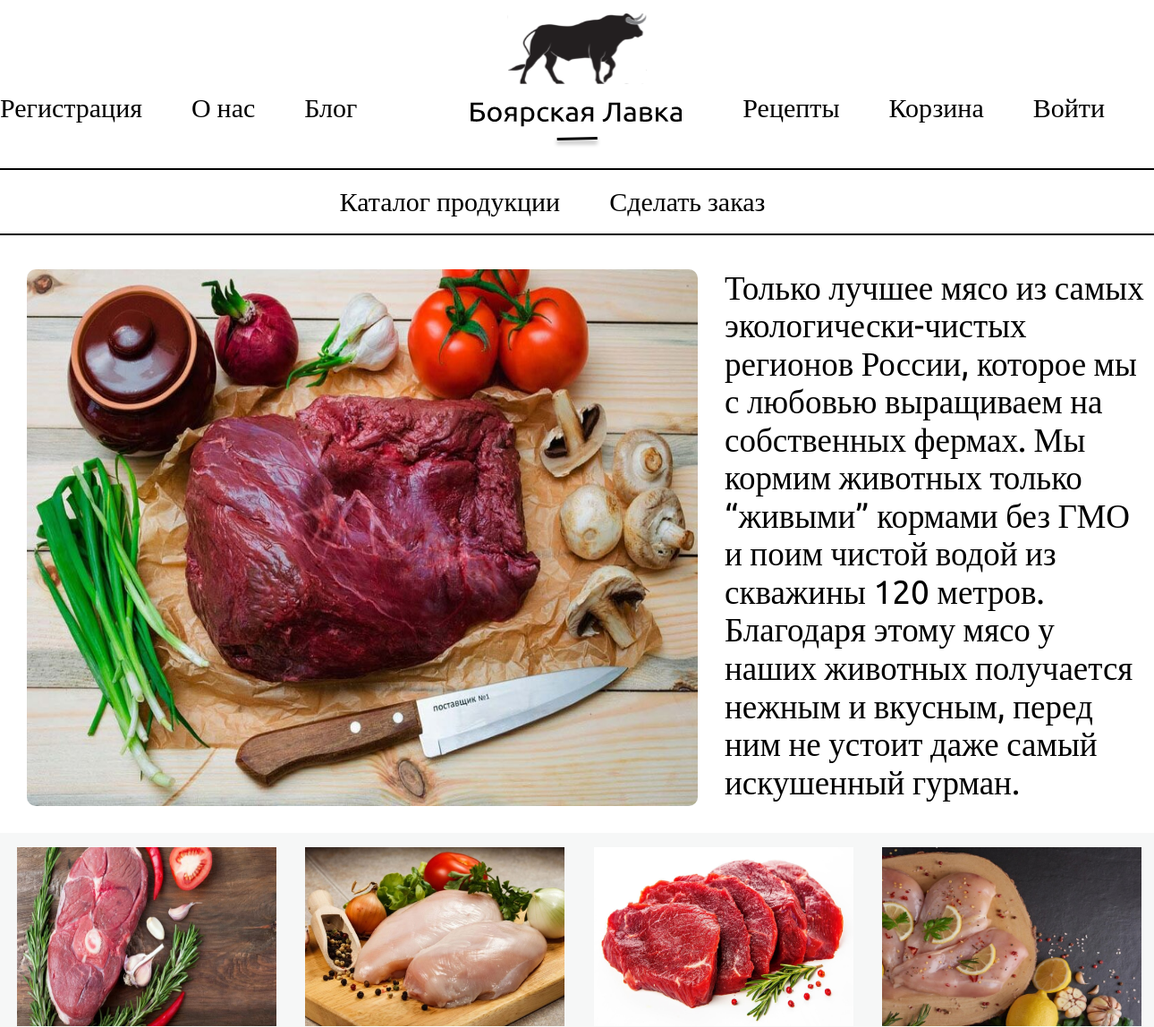
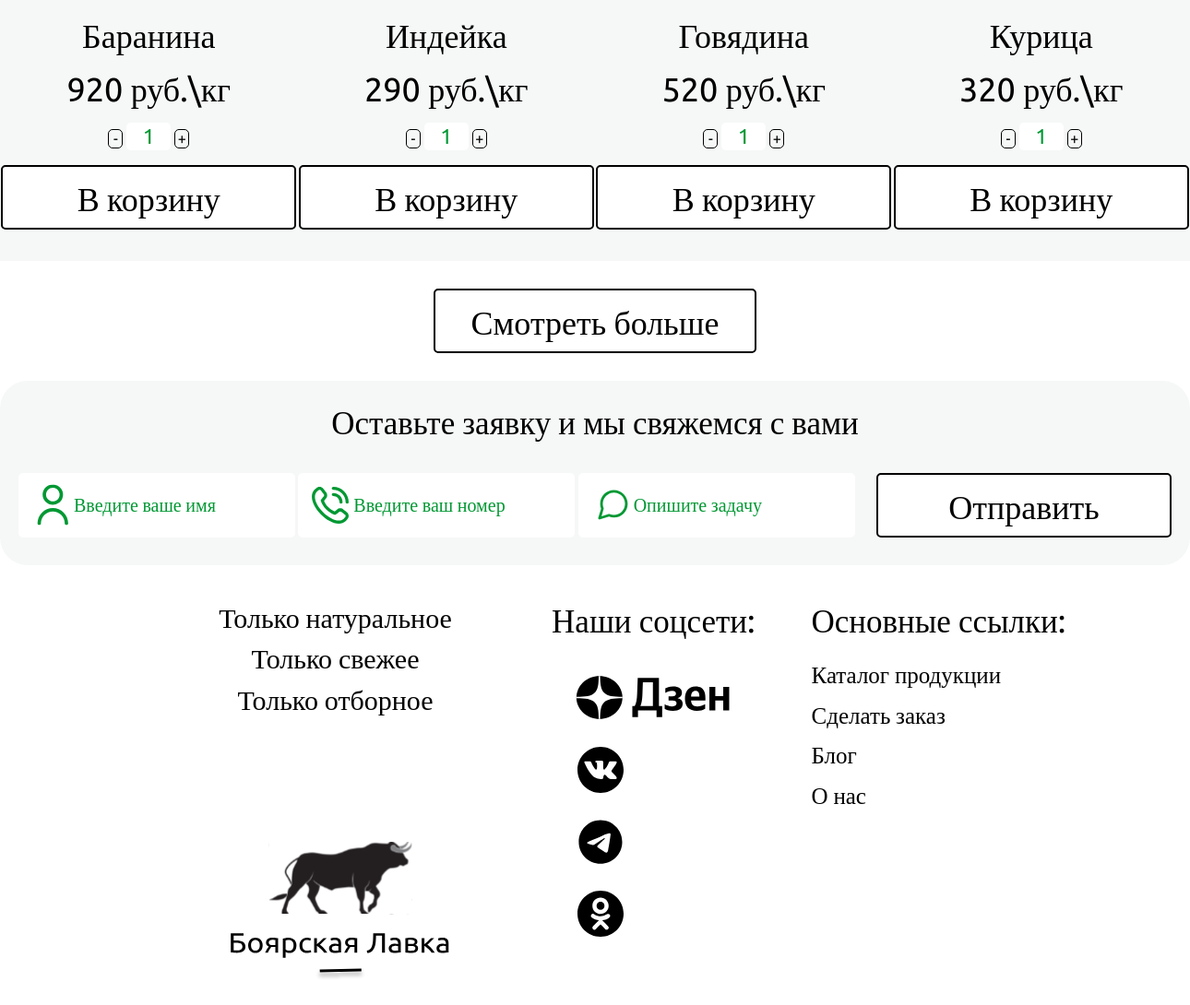
The page / on the database its author committed (2 pictures, top to bottom).
### butcher_shop_app/models.py (models this page shows)
class Product(models.Model):
    name = models.CharField(max_length=200)
    cost = models.PositiveIntegerField()
    category_name = models.ManyToManyField(ProductCategories, default="Вне категорий")
    preview = RichTextField(default="Без описания", max_length=500)
    description = RichTextField(default="Без описания")
    image = models.ImageField(upload_to='img', default="img/1.png")
    def __str__(self):
        return self.name

### butcher_shop_app/views.py (the view)
# urls.py: path("", index, name="index"),
def index(request):
    context = {}
    products = Product.objects.all()[:4]
    form = ApplicationForm()
    context['products_block'] = products
    context["form"] = form
    return render(request, "butcher_shop_app/index.html", context)

### butcher_shop_app/forms.py
class ApplicationForm(forms.ModelForm):
    name = forms.CharField(max_length=200,
                           widget=forms.TextInput(
                               attrs={"class": "name_input", "placeholder": "Введите ваше имя"}))
    phone_number = forms.CharField(max_length=12, widget=forms.TextInput(
        attrs={"class": "phone_number_input", "placeholder": "Введите ваш номер"}))
    comment = forms.CharField(max_length=250, widget=forms.TextInput(
        attrs={"class": "comment_input", "placeholder": "Опишите задачу"}))
    class Meta:
        model = Application
        fields = [
            "name",
            "phone_number",
            "comment"
        ]

### butcher_shop_app/templates/butcher_shop_app/index.html (shortened to what this page needs)
{% extends 'butcher_shop_app/base.html' %}
{% block content %}
{% load static %}
<div class="main__image__div">
    <img class="main__image__div__image" src="{% static 'butcher_shop_app/img/2504.970.jpg' %}">
    <div class="main__image__div__text__block">
      <span class="main__image__div__text">Только лучшее мясо из самых экологически-чистых регионов России, которое мы с
        любовью выращиваем на собственных фермах. Мы кормим животных только “живыми” кормами без ГМО и поим чистой водой
        из скважины 120 метров. Благодаря этому мясо у наших животных получается нежным и вкусным, перед ним не устоит
        даже самый искушенный гурман. </span>
        <a href="#" class="standart__button">Попробовать</a>
    </div>
</div>
<div class="index__cart__block">
    {% include "butcher_shop_app/product_row.html" %}
    <button class="standart__button view__more_btn">Смотреть больше</button>
</div>
<div class="send_application_block">
    <div class="application__title">Оставьте заявку и мы свяжемся с вами</div>
    <form method="post" id="application_form">
        <div class="send_application">
            <div class="base_input margin_class">{{form.name}}</div>
            <div class="base_input ">{{form.phone_number}}</div>
            <div class=base_input>{{form.comment}}</div>
            <button class="standart__button send_application_btn">Отправить</button>
        </div>
    </form>
</div>
{% endblock %}

### butcher_shop_app/templates/butcher_shop_app/product_row.html (shortened to what this page needs)
{% load static %}
<div class="simple__cart__row">
    {% for product in products_block %}
    <div class="product__card">
        <img class="product__card__img" src="{{product.image.url}}">
        <a href="{% url 'product_detail' pk=product.id %}" class="product__card__title">{{product}}</a>
        <form method="POST" id="product_list_add_to_cart{{product.id}}" name="{{product.id}}">
            <span class="product__card__cost"> {{product.cost}} руб.\кг</span>
            <button type="button" class="product__card_change_btn"
                    onclick="sub_cart_count('product_list_count{{product.id}}')">-
            </button>
            <input class="product__card__count__input" id="product_list_count{{product.id}}" name="count"
                   type="number" min="1"
                   value="1">
            <button type="button" class="product__card_change_btn"
                    onclick="add_cart_count('product_list_count{{product.id}}')">
                +
            </button>
            <button type="submit" class="standart__button">В корзину</button>
        </form>
    </div>
    {% endfor %}
</div>

### butcher_shop_app/static/butcher_shop_app/css/style.css (style rules this page uses)
html { height: 100%; width: 100%; max-width: 1500px; margin-right: auto; margin-left: auto; font-family: Ubuntu; font-weight: 400; }
a { text-decoration: none; color: inherit; }
input { all: unset; color: #009833; padding-left: 60px; width: 200px; display: block; background: white; height: 70px; border-radius: 5px; }
::placeholder { color: #009833; }
.base_input { display: block; background: white; width: 300px; height: 70px; font-size:20px; border-radius: 5px; }
button { background: none; color: inherit; border: none; padding: 0; font: inherit; cursor: pointer; outline: inherit; }
.main__image__div { display: flex; height:650px; }
.main__image__div__image { margin-top: 30px; margin-left: 30px; height: 600px; width: 750px; border-radius: 10px; }
.main__image__div__text { display: block; font-size: 37px; margin-bottom: 60px; }
.standart__button { width: 320px; height: 70px; line-height: 70px; background: #FFFFFF; border: 2px solid #000000; border-radius: 5px; display: block; font-size: 36px; align-items: center; text-align: center; margin-left: auto; margin-right: auto; }
.main__image__div__text__block { margin-top: 30px; margin-left: 30px; }
.simple__cart__row { display: flex; justify-content: space-between; height: 100%; width: 100%; margin: 10px 0; }
.product__card { display: inline-block; text-align: center; background-color: #f6f7f7; width: 350px; height: 500px; }
.product__card__img { margin-left: 1.5%; margin-top: 5%; width: 90%; height: 40%; }
.product__card__title { margin-top: 5%; margin-bottom: 5%; display: block; font-size: 36px; }
.product__card__cost { margin-top: 5%; margin-bottom: 5%; display: block; font-size: 36px; }
.product__card__count__input { display: inline-block; width: 15%; height: 30px; initial-value: 1; font-family: Ubuntu; font-weight: 400; font-size: 23px; margin-bottom: 5%; padding: 0; }
.product__card_change_btn { height: 4%; width: 5%; border: 1px solid #000000; border-radius: 5px; }
.view__more_btn { margin: 30px auto; width: 350px; }
.send_application_block { background-color: #f6f7f7; height: 200px; border-radius: 30px; margin: 0 auto; }
.send_application { display: flex; justify-content: space-between; align-items: center; }
.application__title { padding-top: 25px; font-size: 35px; text-align: center; }
.name_input { display: inline-block; background: url("../img/username_icon.svg") no-repeat 15px; background-size: 45px; }
.phone_number_input { display: inline-block; background: url("../img/phone_icon.svg") no-repeat 15px; background-size: 40px; }
.comment_input { height: 70px; display: inline-block; background: url("../img/comment_icon.svg") no-repeat 15px; background-size: 45px; overflow: auto; }
.send_application_btn { display: inline-block; margin: 35px 20px; }
.margin_class { margin-left: 20px; }

### rows shown on the page
Product: image (picture), name "Баранина", cost "920"
Product: image (picture), name "Индейка", cost "290"
Product: image (picture), name "Говядина", cost "520"
Product: image (picture), name "Курица", cost "320"
